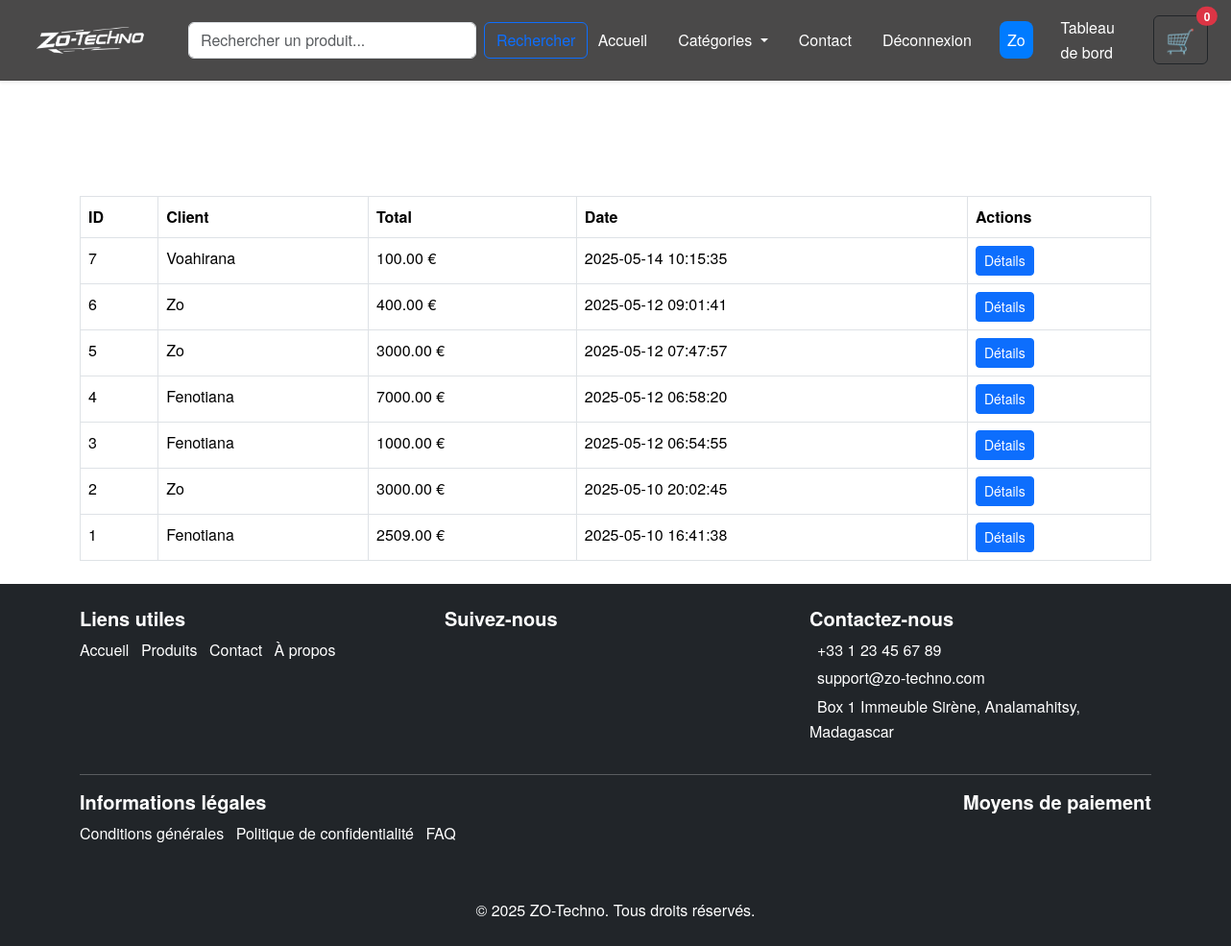
The page /admin/orders.php (signed in) on the database its author committed.
### tables this page shows
CREATE TABLE IF NOT EXISTS `orders` (
  `id` int NOT NULL AUTO_INCREMENT,
  `user_id` int NOT NULL,
  `total` decimal(10,2) NOT NULL,
  `created_at` timestamp NULL DEFAULT CURRENT_TIMESTAMP,
  PRIMARY KEY (`id`),
  KEY `user_id` (`user_id`)
);

CREATE TABLE IF NOT EXISTS `utilisateurs` (
  `id` int NOT NULL AUTO_INCREMENT,
  `username` varchar(191) NOT NULL,
  `email` varchar(191) NOT NULL,
  `password` text,
  `created_at` timestamp NULL DEFAULT CURRENT_TIMESTAMP,
  PRIMARY KEY (`id`),
  UNIQUE KEY `email` (`email`),
  UNIQUE KEY `username` (`username`)
);

### admin/orders.php (the view, shortened to what this page needs)
<?php
require("../config/connexionBd.php");
$stmt = $access->query("SELECT o.*, u.username FROM orders o JOIN utilisateurs u ON o.user_id = u.id ORDER BY o.created_at DESC");
$orders = $stmt->fetchAll();
?>
<!DOCTYPE html>
<html lang="fr">
<head>
    <link rel="stylesheet" href="https://cdn.jsdelivr.net/npm/aos@2.3.4/dist/aos.min.css">
    <link href="https://cdn.jsdelivr.net/npm/bootstrap@5.3.6/dist/css/bootstrap.min.css" rel="stylesheet">
    <link rel="stylesheet" href="../CSS/style.css">
</head>
<body>
    <?php
    include("../layouts/header.php")
    ?>
    <div class="container mt-5 text-white">
        <h1 class="mb-4">Gestion des commandes</h1>
        <table class="table table-bordered">
            <thead>
                <tr>
                    <th>ID</th>
                    <th>Client</th>
                    <th>Total</th>
                    <th>Date</th>
                    <th>Actions</th>
                </tr>
            </thead>
            <tbody>
                <?php foreach ($orders as $order): ?>
                    <tr>
                        <td><?= htmlspecialchars($order['id']) ?></td>
                        <td><?= htmlspecialchars($order['username']) ?></td>
                        <td><?= htmlspecialchars($order['total']) ?> €</td>
                        <td><?= htmlspecialchars($order['created_at']) ?></td>
                        <td>
                            <a href="order_details.php?order_id=<?= $order['id'] ?>" class="btn btn-primary btn-sm">Détails</a>
                        </td>
                    </tr>
                <?php endforeach; ?>
            </tbody>
        </table>
    </div>
    <?php
    include("../layouts/footer.php")
    ?>
</body>
</html>

### CSS/style.css (style rules this page uses)
* { box-sizing:border-box ; }
body { font-family: 'Helvetica Neue', Arial, sans-serif; line-height: 1.6; background-image: url('https://images.unsplash.com/photo-1585314062340-f1a5a7c9328d?q=80&w=1374&auto=format&fit=crop&ixlib=rb-4.1.0&ixid=M3wxMjA3fDB8MHxwaG90by1wYWdlfHx8fGVufDB8fHx8fA%3D%3D'); }
a { text-decoration: none; }

### rows shown on the page
orders: id "7", utilisateurs.username "Voahirana", total "100.00", created_at "2025-05-14 10:15:35"
orders: id "6", utilisateurs.username "Zo", total "400.00", created_at "2025-05-12 09:01:41"
orders: id "5", utilisateurs.username "Zo", total "3000.00", created_at "2025-05-12 07:47:57"
orders: id "4", utilisateurs.username "Fenotiana", total "7000.00", created_at "2025-05-12 06:58:20"
orders: id "3", utilisateurs.username "Fenotiana", total "1000.00", created_at "2025-05-12 06:54:55"
orders: id "2", utilisateurs.username "Zo", total "3000.00", created_at "2025-05-10 20:02:45"
orders: id "1", utilisateurs.username "Fenotiana", total "2509.00", created_at "2025-05-10 16:41:38"

### other values the page prints
$_SESSION['user']['username'] "Zo"
$totalQuantity "0"
